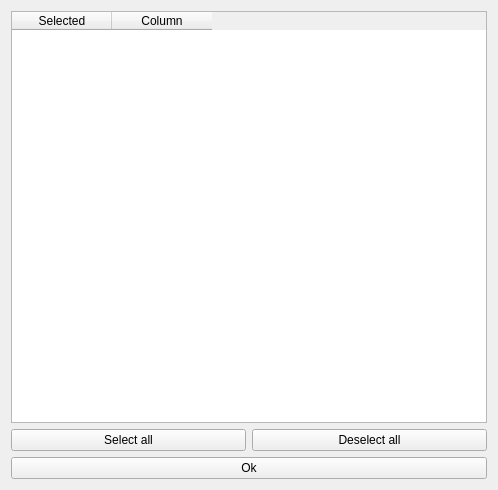
<?xml version="1.0" encoding="UTF-8"?>
<ui version="4.0">
<class>selectedSourceFieldsSelect</class>
<widget class="QWidget" name="selectedSourceFieldsSelect">
<property name="geometry">
<rect>
<x>0</x>
<y>0</y>
<width>498</width>
<height>490</height>
</rect>
</property>
<property name="windowTitle">
<string>Form</string>
</property>
<layout class="QVBoxLayout" name="verticalLayout_2">
<item>
<widget class="QTableWidget" name="fieldListTableWidget">
<column>
<property name="text">
<string>Selected</string>
</property>
</column>
<column>
<property name="text">
<string>Column</string>
</property>
</column>
</widget>
</item>
<item>
<layout class="QHBoxLayout" name="horizontalLayout">
<item>
<widget class="QPushButton" name="selectAllButton">
<property name="text">
<string>Select all</string>
</property>
</widget>
</item>
<item>
<widget class="QPushButton" name="deselectAllButton">
<property name="text">
<string>Deselect all</string>
</property>
</widget>
</item>
</layout>
</item>
<item>
<widget class="QPushButton" name="okButton">
<property name="text">
<string>Ok</string>
</property>
</widget>
</item>
</layout>
</widget>
<resources/>
<connections/>
</ui>
